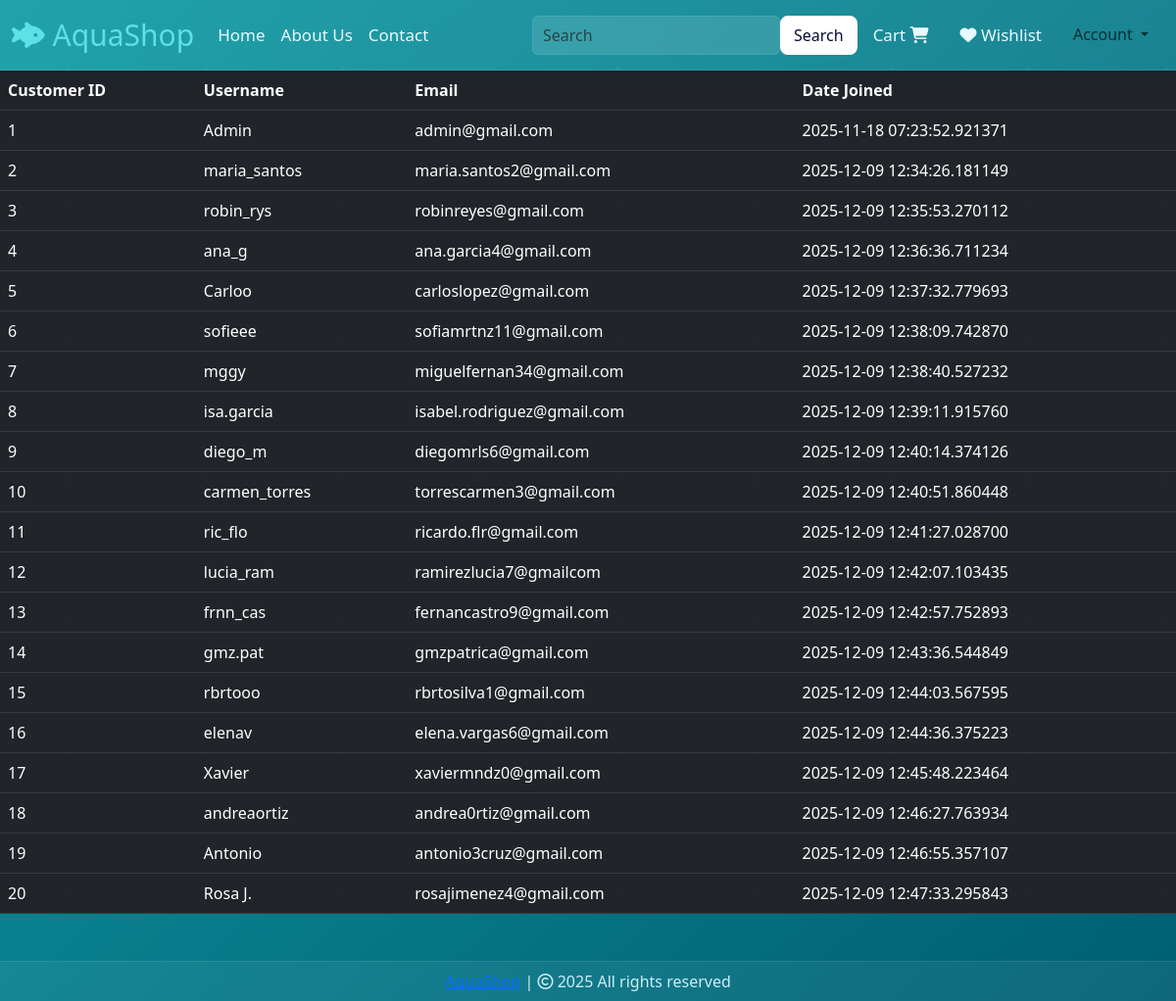
Page /customers (signed in) on the committed database.
### website/models.py (models this page shows, shortened)
class Customer(db.Model, UserMixin):
    id = db.Column(db.Integer, primary_key=True)
    email = db.Column(db.String(100), unique=True)
    username = db.Column(db.String(100))
    password_hash = db.Column(db.String(150))
    date_joined = db.Column(db.DateTime(), default=datetime.utcnow)
    cart_items = db.relationship('Cart', backref='customer', lazy=True)
    orders = db.relationship('Order', backref='customer', lazy=True)
    @property
    def password(self):
        raise AttributeError('Password is not readable.')

### website/admin.py (the view)
@admin.route('/customers')
@login_required
def display_customers():
    if current_user.id == 1:
        customers = Customer.query.all()
        return render_template('customers.html', customers=customers)
    return render_template('404.html')

### website/__init__.py (called while the page is built)
def create_app():
    app = Flask(__name__)
    app.config['SECRET_KEY'] = 'hbnwdvbn ajnbsjn ahe'
    app.config['SQLALCHEMY_DATABASE_URI'] = f'sqlite:///{DB_NAME}'
    db.init_app(app)
    @app.errorhandler(404)
    def page_not_found(error):
        return render_template('404.html')
    login_manager = LoginManager()
    login_manager.init_app(app)
    login_manager.login_view = 'auth.login'
    @login_manager.user_loader
    def load_user(id):
        return Customer.query.get(int(id))
    from .views import views
    from .auth import auth
    from .admin import admin
    from .models import Customer, Cart, Product, Order
    app.register_blueprint(views, url_prefix='/') # localhost:5000/about-us
    app.register_blueprint(auth, url_prefix='/') # localhost:5000/auth/change-password
    app.register_blueprint(admin, url_prefix='/')
    return app

### website/templates/customers.html (shortened to what this page needs)
{% extends 'base.html' %}
{% block body %}
<table class="table table-dark table-hover">
    <thead>
        <tr>
            <th scope="col">Customer ID</th>
            <th scope="col">Username</th>
            <th scope="col">Email</th>
            <th scope="col">Date Joined</th>
        </tr>
    </thead>
    <tbody>
        {% for customer in customers %}
        <tr>
        <td>{{ customer.id }}</td>
        <td>{{ customer.username }}</td>
        <td>{{ customer.email }}</td>
        <td>{{ customer.date_joined }}</td>
        </tr>
        {% endfor %}
    </tbody>
</table>
{% endblock %}

### website/static/css/style.css (style rules this page uses)
.marine-bg { background: linear-gradient(135deg, #0f9ba5, #005f73); background-attachment: fixed; background-size: cover; min-height: 100vh; color: #eafcff; -webkit-font-smoothing: antialiased; -moz-osx-font-smoothing: grayscale; font-family: "Segoe UI", Tahoma, Geneva, Verdana, sans-serif; }
.marine-bg::before { content: ""; position: fixed; inset: 0; background-image: radial-gradient(circle at 10% 20%, rgba(255,255,255,0.03) 1px, transparent 1px), radial-gradient(circle at 80% 70%, rgba(255,255,255,0.03) 1.5px, transparent 1px), radial-gradient(circle at 50% 50%, rgba(255,255,255,0.03) 2px, transparent 1px); background-size: 140px 140px; pointer-events: none; z-index: 0; mix-blend-mode: overlay; }

### rows in the picture
Customer: id "1", username "Admin", email "admin@gmail.com", date_joined "2025-11-18 07:23:52.921371"
Customer: id "2", username "maria_santos", email "maria.santos2@gmail.com", date_joined "2025-12-09 12:34:26.181149"
Customer: id "3", username "robin_rys", email "robinreyes@gmail.com", date_joined "2025-12-09 12:35:53.270112"
Customer: id "4", username "ana_g", email "ana.garcia4@gmail.com", date_joined "2025-12-09 12:36:36.711234"
Customer: id "5", username "Carloo", email "carloslopez@gmail.com", date_joined "2025-12-09 12:37:32.779693"
Customer: id "6", username "sofieee", email "sofiamrtnz11@gmail.com", date_joined "2025-12-09 12:38:09.742870"
Customer: id "7", username "mggy", email "miguelfernan34@gmail.com", date_joined "2025-12-09 12:38:40.527232"
Customer: id "8", username "isa.garcia", email "isabel.rodriguez@gmail.com", date_joined "2025-12-09 12:39:11.915760"
Customer: id "9", username "diego_m", email "diegomrls6@gmail.com", date_joined "2025-12-09 12:40:14.374126"
Customer: id "10", username "carmen_torres", email "torrescarmen3@gmail.com", date_joined "2025-12-09 12:40:51.860448"
Customer: id "11", username "ric_flo", email "ricardo.flr@gmail.com", date_joined "2025-12-09 12:41:27.028700"
Customer: id "12", username "lucia_ram", email "ramirezlucia7@gmailcom", date_joined "2025-12-09 12:42:07.103435"
Customer: id "13", username "frnn_cas", email "fernancastro9@gmail.com", date_joined "2025-12-09 12:42:57.752893"
Customer: id "14", username "gmz.pat", email "gmzpatrica@gmail.com", date_joined "2025-12-09 12:43:36.544849"
Customer: id "15", username "rbrtooo", email "rbrtosilva1@gmail.com", date_joined "2025-12-09 12:44:03.567595"
Customer: id "16", username "elenav", email "elena.vargas6@gmail.com", date_joined "2025-12-09 12:44:36.375223"
Customer: id "17", username "Xavier", email "xaviermndz0@gmail.com", date_joined "2025-12-09 12:45:48.223464"
Customer: id "18", username "andreaortiz", email "andrea0rtiz@gmail.com", date_joined "2025-12-09 12:46:27.763934"
Customer: id "19", username "Antonio", email "antonio3cruz@gmail.com", date_joined "2025-12-09 12:46:55.357107"
Customer: id "20", username "Rosa J.", email "rosajimenez4@gmail.com", date_joined "2025-12-09 12:47:33.295843"
